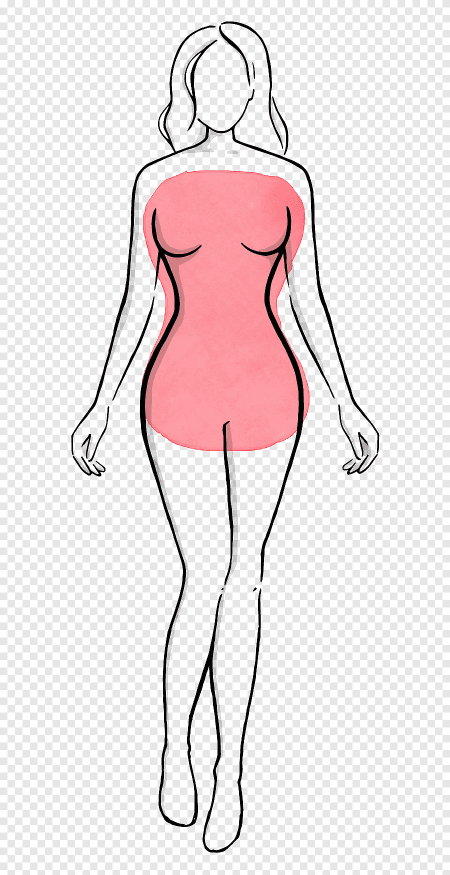
#> input picture images/dataset/hourglass/h1.png, 900 x 1750 px, given as the content of the folder E:/dataset/rectangle, which was not available (shown at 1/2 size)
$ python picReco.py
#> lines starting #> are read from the running program, lines starting #| are printed output that depends on the picture
import numpy as np
import matplotlib.pyplot as plt
import os
import cv2

DATADIR = "E:\dataset"
CATEGORIES = ["rectangle", "inverted triangle", "hourglass", "pear", "spoon"]

for category in CATEGORIES:
    path = os.path.join(DATADIR, category) # path to shapes dir
    for img in os.listdir(path):
        img_array = cv2.imread(os.path.join(path,img), cv2.IMREAD_GRAYSCALE)
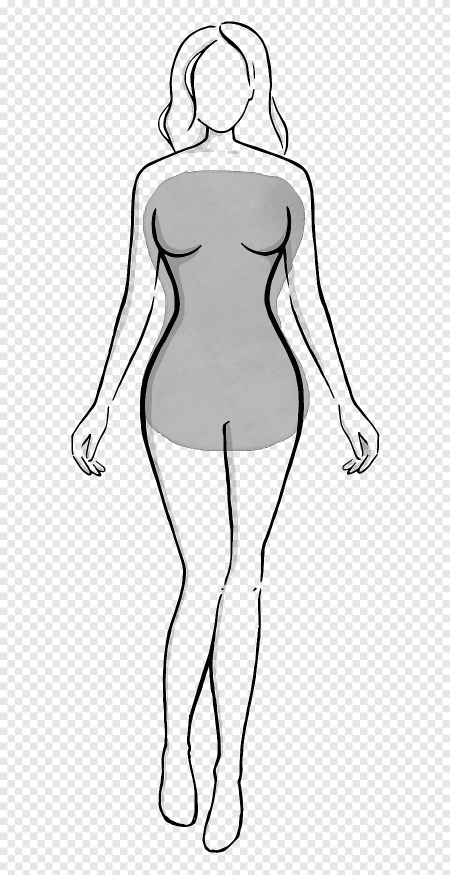
#> img_array: shape (1750, 900) (shown at 1/2 size); min 3, max 255, mean 229.1
        plt.imshow(img_array, cmap="gray")
        plt.show()
        break
    break

$ run again, on images/dataset/pear/p2.jpg
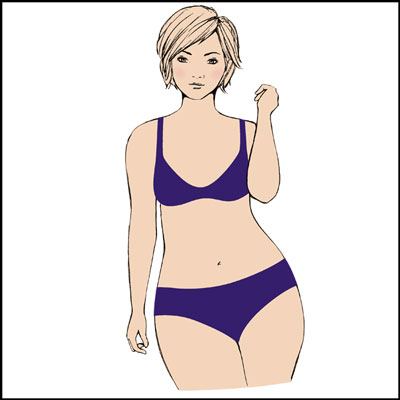
#> input picture images/dataset/pear/p2.jpg, 400 x 400 px, given as the content of the folder E:/dataset/rectangle, which was not available
#> `img_array = cv2.imread(os.path.join(path,img), cv2.IMREAD_GRAYSCALE)`:
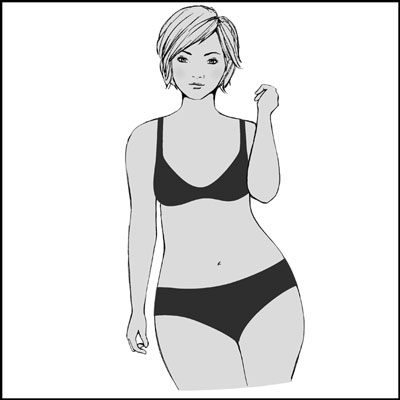
#> img_array: shape (400, 400); min 0, max 255, mean 227.3
